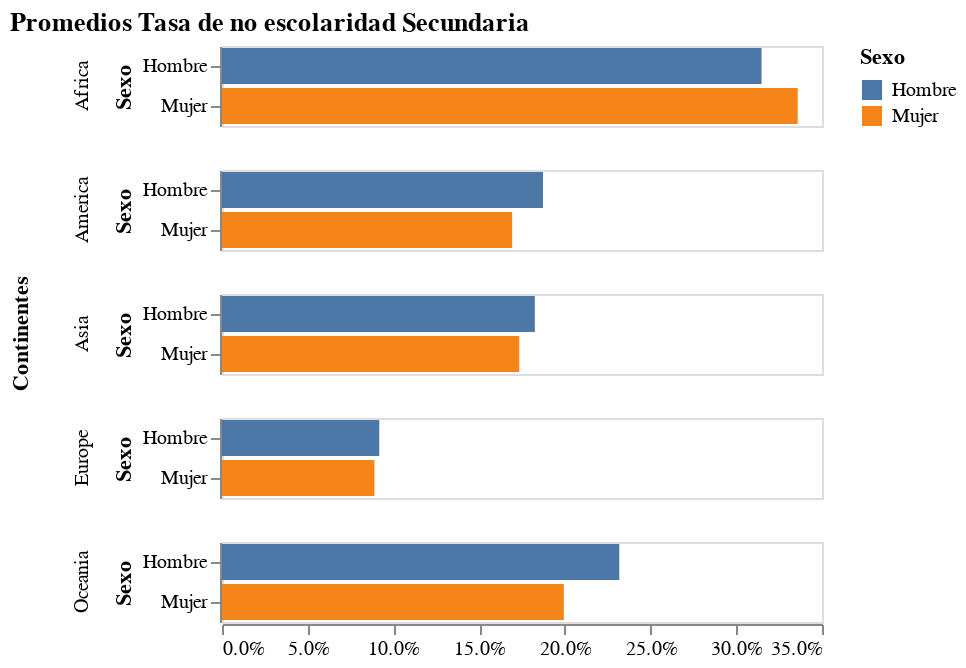

The code cell stored with this chart in its notebook:
### Code cell
Grafico_no_escolaridad_Secundaria = alt.Chart(Promedios_Tasa_no_escolaridad_Secundaria).mark_bar(tooltip=True).encode(
    x=alt.X("Porcentaje:Q", 
        title = "", 
        axis = alt.Axis(format='.1%', grid = False, )),
    y='Sexo:N',
    color='Sexo:N',
    row=alt.Row('Continentes'),
).transform_fold(
    as_=['Sexo', 'Porcentaje'],
    fold=['Hombre', 'Mujer']
).properties(
    title = f"Promedios Tasa de no escolaridad Secundaria",
 
)#.configure_title(
  #  fontSize = 20,
   # font = "Arial",
#).configure_view(
 #   strokeWidth = 0,)

Grafico_no_escolaridad_Secundaria

### Figure 1 — Vega-Lite specification as saved in the notebook (floating-point values rounded to 4 significant figures)
{"config": {"view": {"continuousWidth": 300, "continuousHeight": 300}}, "data": {"name": "data-c247c38c05cd243324d5889a1ce9839f"}, "mark": {"type": "bar", "tooltip": true}, "encoding": {"color": {"field": "Sexo", "type": "nominal"}, "row": {"field": "Continentes", "type": "nominal"}, "x": {"axis": {"format": ".1%", "grid": false}, "field": "Porcentaje", "title": "", "type": "quantitative"}, "y": {"field": "Sexo", "type": "nominal"}}, "title": "Promedios Tasa de no escolaridad Secundaria", "transform": [{"fold": ["Hombre", "Mujer"], "as": ["Sexo", "Porcentaje"]}], "$schema": "https://vega.github.io/schema/vega-lite/v5.15.1.json", "datasets": {"data-c247c38c05cd243324d5889a1ce9839f": [{"Continentes": "Africa", "Hombre": 0.3147, "Mujer": 0.3358}, {"Continentes": "America", "Hombre": 0.1873, "Mujer": 0.1693}, {"Continentes": "Asia", "Hombre": 0.1825, "Mujer": 0.1734}, {"Continentes": "Europe", "Hombre": 0.09174, "Mujer": 0.08891}, {"Continentes": "Oceania", "Hombre": 0.2318, "Mujer": 0.1994}]}}
